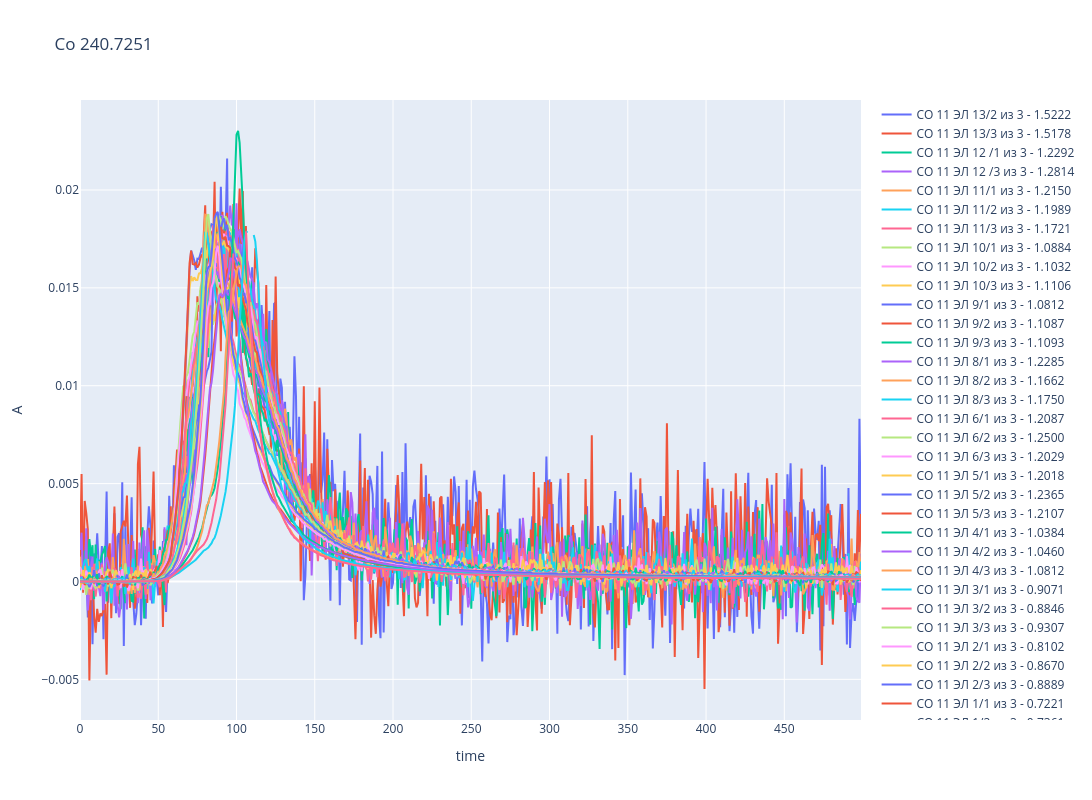

This figure's notebook cell:
### Code cell
fig = go.Figure()

for probe_name, parallel_name in frame.index:
    if np.isnan(frame.loc[probe_name, parallel_name]['concentration']):
        continue

    y = transformer.predict(frame.loc[probe_name, parallel_name]['value']) / frame.loc[probe_name, parallel_name]['concentration']
    fig.add_trace(go.Scatter(
        y=y,
        mode='lines',
        name='{}/{} - {:.4f}'.format(probe_name, parallel_name, np.sum(transformer.predict(frame.loc[probe_name, parallel_name]['value']) / frame.loc[probe_name, parallel_name]['concentration'])),
        showlegend=True,
    ))

fig.update_layout(
    title=nickname,
    xaxis_title='time',
    yaxis_title='A',
    width=1800,
    height=800,
)

fig.show()

### Figure 1 — Plotly figure (JSON) as saved in the notebook; plotly's stock layout.template omitted (floating-point values rounded to 4 significant figures; data arrays with more than 128 entries replaced by an {"elided": "..."} marker saying what was removed)
{"data": [{"mode": "lines", "name": "СО 11 ЭЛ 13/2 из 3 - 1.5222", "showlegend": true, "type": "scatter", "y": {"elided": "500 float values"}}, {"mode": "lines", "name": "СО 11 ЭЛ 13/3 из 3 - 1.5178", "showlegend": true, "type": "scatter", "y": {"elided": "500 float values"}}, {"mode": "lines", "name": "СО 11 ЭЛ 12 /1 из 3 - 1.2292", "showlegend": true, "type": "scatter", "y": {"elided": "500 float values"}}, {"mode": "lines", "name": "СО 11 ЭЛ 12 /3 из 3 - 1.2814", "showlegend": true, "type": "scatter", "y": {"elided": "500 float values"}}, {"mode": "lines", "name": "СО 11 ЭЛ 11/1 из 3 - 1.2150", "showlegend": true, "type": "scatter", "y": {"elided": "500 float values"}}, {"mode": "lines", "name": "СО 11 ЭЛ 11/2 из 3 - 1.1989", "showlegend": true, "type": "scatter", "y": {"elided": "500 float values"}}, {"mode": "lines", "name": "СО 11 ЭЛ 11/3 из 3 - 1.1721", "showlegend": true, "type": "scatter", "y": {"elided": "500 float values"}}, {"mode": "lines", "name": "СО 11 ЭЛ 10/1 из 3 - 1.0884", "showlegend": true, "type": "scatter", "y": {"elided": "500 float values"}}, {"mode": "lines", "name": "СО 11 ЭЛ 10/2 из 3 - 1.1032", "showlegend": true, "type": "scatter", "y": {"elided": "500 float values"}}, {"mode": "lines", "name": "СО 11 ЭЛ 10/3 из 3 - 1.1106", "showlegend": true, "type": "scatter", "y": {"elided": "500 float values"}}, {"mode": "lines", "name": "СО 11 ЭЛ 9/1 из 3 - 1.0812", "showlegend": true, "type": "scatter", "y": {"elided": "500 float values"}}, {"mode": "lines", "name": "СО 11 ЭЛ 9/2 из 3 - 1.1087", "showlegend": true, "type": "scatter", "y": {"elided": "500 float values"}}, {"mode": "lines", "name": "СО 11 ЭЛ 9/3 из 3 - 1.1093", "showlegend": true, "type": "scatter", "y": {"elided": "500 float values"}}, {"mode": "lines", "name": "СО 11 ЭЛ 8/1 из 3 - 1.2285", "showlegend": true, "type": "scatter", "y": {"elided": "500 float values"}}, {"mode": "lines", "name": "СО 11 ЭЛ 8/2 из 3 - 1.1662", "showlegend": true, "type": "scatter", "y": {"elided": "500 float values"}}, {"mode": "lines", "name": "СО 11 ЭЛ 8/3 из 3 - 1.1750", "showlegend": true, "type": "scatter", "y": {"elided": "500 float values"}}, {"mode": "lines", "name": "СО 11 ЭЛ 6/1 из 3 - 1.2087", "showlegend": true, "type": "scatter", "y": {"elided": "500 float values"}}, {"mode": "lines", "name": "СО 11 ЭЛ 6/2 из 3 - 1.2500", "showlegend": true, "type": "scatter", "y": {"elided": "500 float values"}}, {"mode": "lines", "name": "СО 11 ЭЛ 6/3 из 3 - 1.2029", "showlegend": true, "type": "scatter", "y": {"elided": "500 float values"}}, {"mode": "lines", "name": "СО 11 ЭЛ 5/1 из 3 - 1.2018", "showlegend": true, "type": "scatter", "y": {"elided": "500 float values"}}, {"mode": "lines", "name": "СО 11 ЭЛ 5/2 из 3 - 1.2365", "showlegend": true, "type": "scatter", "y": {"elided": "500 float values"}}, {"mode": "lines", "name": "СО 11 ЭЛ 5/3 из 3 - 1.2107", "showlegend": true, "type": "scatter", "y": {"elided": "500 float values"}}, {"mode": "lines", "name": "СО 11 ЭЛ 4/1 из 3 - 1.0384", "showlegend": true, "type": "scatter", "y": {"elided": "500 float values"}}, {"mode": "lines", "name": "СО 11 ЭЛ 4/2 из 3 - 1.0460", "showlegend": true, "type": "scatter", "y": {"elided": "500 float values"}}, {"mode": "lines", "name": "СО 11 ЭЛ 4/3 из 3 - 1.0812", "showlegend": true, "type": "scatter", "y": {"elided": "500 float values"}}, {"mode": "lines", "name": "СО 11 ЭЛ 3/1 из 3 - 0.9071", "showlegend": true, "type": "scatter", "y": {"elided": "500 float values"}}, {"mode": "lines", "name": "СО 11 ЭЛ 3/2 из 3 - 0.8846", "showlegend": true, "type": "scatter", "y": {"elided": "500 float values"}}, {"mode": "lines", "name": "СО 11 ЭЛ 3/3 из 3 - 0.9307", "showlegend": true, "type": "scatter", "y": {"elided": "500 float values"}}, {"mode": "lines", "name": "СО 11 ЭЛ 2/1 из 3 - 0.8102", "showlegend": true, "type": "scatter", "y": {"elided": "500 float values"}}, {"mode": "lines", "name": "СО 11 ЭЛ 2/2 из 3 - 0.8670", "showlegend": true, "type": "scatter", "y": {"elided": "500 float values"}}, {"mode": "lines", "name": "СО 11 ЭЛ 2/3 из 3 - 0.8889", "showlegend": true, "type": "scatter", "y": {"elided": "500 float values"}}, {"mode": "lines", "name": "СО 11 ЭЛ 1/1 из 3 - 0.7221", "showlegend": true, "type": "scatter", "y": {"elided": "500 float values"}}, {"mode": "lines", "name": "СО 11 ЭЛ 1/2 из 3 - 0.7361", "showlegend": true, "type": "scatter", "y": {"elided": "500 float values"}}, {"mode": "lines", "name": "СО 11 ЭЛ 1/3 из 3 - 0.7239", "showlegend": true, "type": "scatter", "y": {"elided": "500 float values"}}, {"mode": "lines", "name": "СО 11 ЭЛ 0/1 из 3 - 0.6455", "showlegend": true, "type": "scatter", "y": {"elided": "500 float values"}}, {"mode": "lines", "name": "СО 11 ЭЛ 0/2 из 3 - nan", "showlegend": true, "type": "scatter", "y": {"elided": "500 float values"}}, {"mode": "lines", "name": "СО 11 ЭЛ 0/3 из 3 - nan", "showlegend": true, "type": "scatter", "y": {"elided": "500 float values"}}], "layout": {"height": 800, "title": {"text": "Co 240.7251"}, "width": 1800, "xaxis": {"title": {"text": "time"}}, "yaxis": {"title": {"text": "A"}}}}
